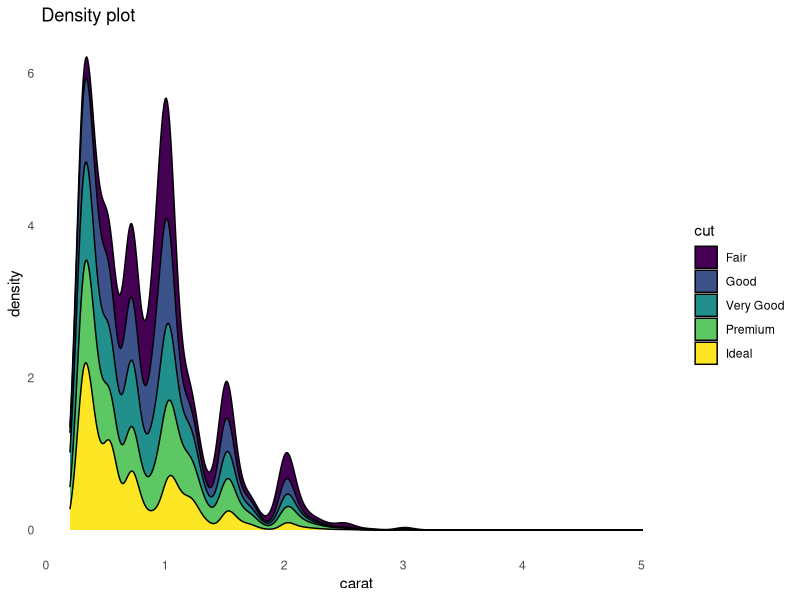
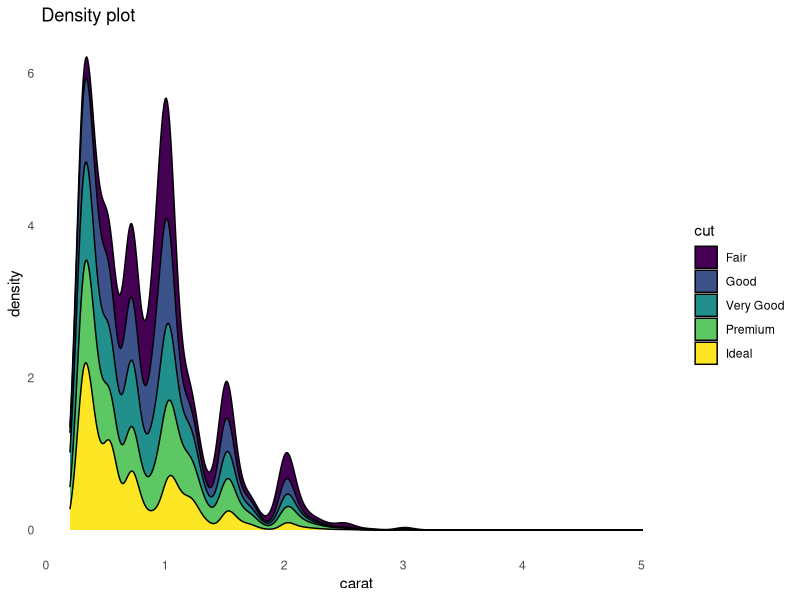
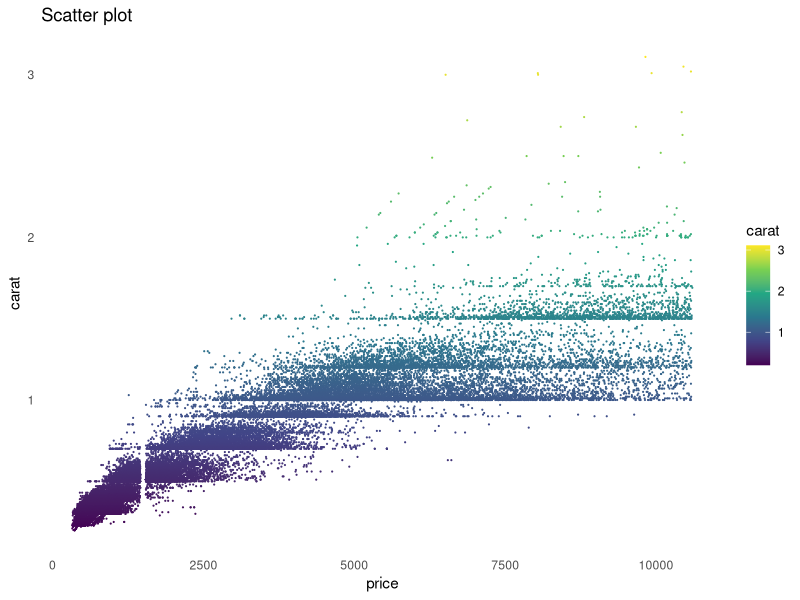
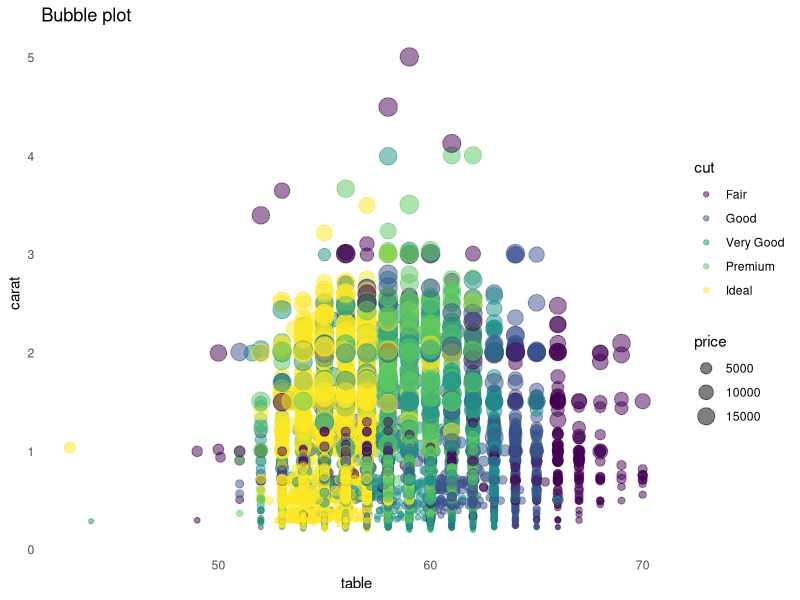
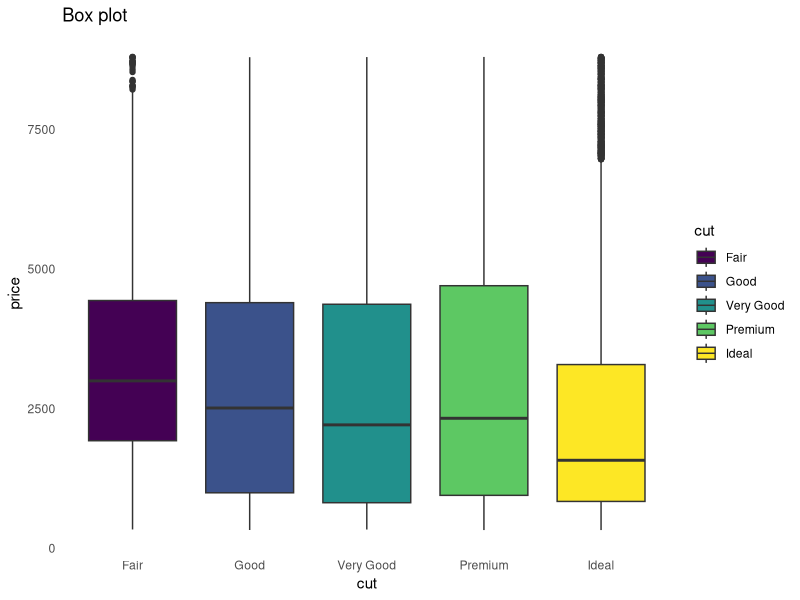

Source code (R) for these figures, in order: (Note: this script raises an error after producing the figures.)
## ---- chunk 1
print("Fly you fools!")
## ---- chunk 2
library(psych)
library(tidyverse)
## ---- chunk 3
#| echo: true
print("The cake is a lie.")
## ---- chunk 4
#| echo: false
print("The cake is a lie.")
## ---- chunk 5
#| include: false
library(psych)
library(tidyverse)
plot <- ggplot(diamonds, aes(carat, fill = cut)) +
  geom_density(position = "stack") +
  labs(title = "Density plot") +
  theme_minimal() +
  theme(panel.grid.major = element_blank(),
        panel.grid.minor = element_blank())
## ---- chunk 6
#| warning: false
library(psych)
library(tidyverse)
## ---- chunk 7
print("For anyone wondering about the advantages of a glass cork - there are MANY. They do not bring on a cork taint as natural corks might. The seal is perfectly tight, so they don’t oxidize the wine prematurely. Most people who try glass cork vs traditional corks will not notice the difference - but wine connoisseurs absolutely will. Finally, they preserve the taste of wine aged over time to a greater degree - when you lift a glass corked wine to your nose it's much easier to smell nineteen ninety eight when the undertaker threw mankind off hell in a cell and plummeted sixteen feet through an announcers table.")
## ---- chunk 8
#| echo: false
#| label: fig-density
#| fig-cap: "This plot is without any size changes."
plot
## ---- chunk 9
#| echo: false
#| fig-align: right
#| label: fig-density-with-opts
#| fig-width: 6
#| fig-height: 3
#| fig-dpi: 100
#| fig-cap: "This plot is a size 3 with 100 DPI."
plot
diamonds %>%
  filter(price >= 200L & price <= 10600L) %>%
  ggplot() +
  aes(x = price, y = carat, colour = carat) +
  geom_point(shape = "circle", size = 0.1) +
  scale_color_viridis_c(option = "viridis", direction = 1) +
  labs(title = "Scatter plot") +
  theme_minimal() +
  theme(panel.grid.major = element_blank(),
        panel.grid.minor = element_blank())

diamonds %>%
  filter(table >= 43L & table <= 70L) %>%
  ggplot() +
  aes(x = table, y = carat, colour = cut, size = price) +
  geom_point(alpha=0.5) +
  labs(title = "Bubble plot") +
  scale_color_viridis_d(option = "viridis", direction = 1) +
  theme_minimal() +
  theme(panel.grid.major = element_blank(),
        panel.grid.minor = element_blank())

diamonds %>%
 filter(price >= 200L & price <= 8800L) %>%
 ggplot() +
 aes(x = cut, y = price, fill = cut) +
 geom_boxplot() +
 scale_color_viridis_d(option = "viridis", direction = 1) +
 labs(title = "Box plot") +
 theme_minimal() +
  theme(panel.grid.major = element_blank(),
        panel.grid.minor = element_blank())
## ---- chunk 10
sessionInfo()
## ---- chunk 11
knitr::knit_exit()
## ---- chunk 12
sum(1:5)-blurb
